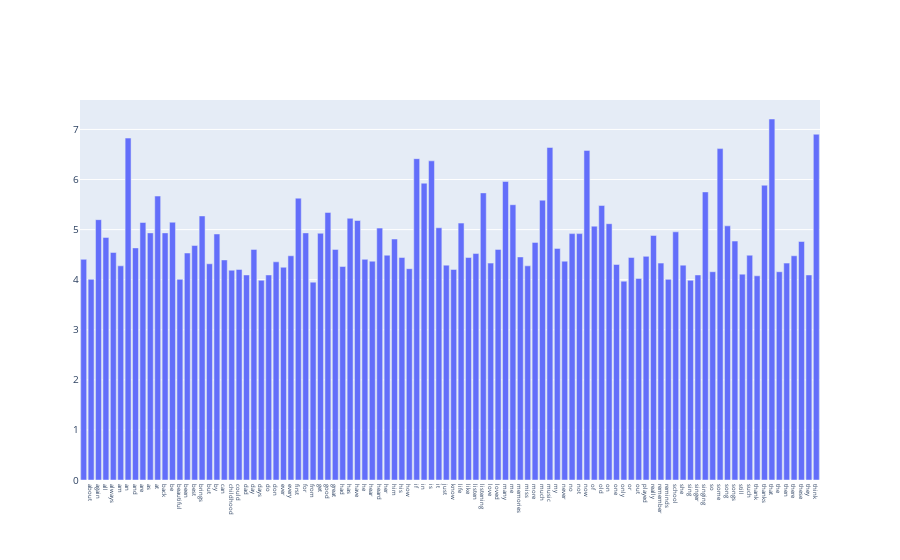

Here is the notebook cell this chart was saved with:
### Markdown cell above
Applyng the log transformation to the frequency if above selected terms

### Code cell
freq_threshold = 50
term_size= 100
term_freq_log = [math.log(f) for f in term_freq_df[term_freq_df['freq']>freq_threshold]['freq']]
fig = go.Figure(
    data = [go.Bar(
        x = list(term_freq_df[term_freq_df['freq']>freq_threshold]['term'])[:term_size],
        y = term_freq_log[:term_size],
    )]
)

fig.update_layout(
    autosize = True,
    xaxis = dict(
        tickvals = list(range(1,term_size+1)),
        ticktext = list(term_freq_df[term_freq_df['freq']>freq_threshold]['term'])[:term_size],
        tickfont = dict(size = 6),
    ),
    yaxis = dict(
        tickfont = dict(size = 10),
    ),
)

### Figure 1 — Plotly figure (JSON) as saved in the notebook; plotly's stock layout.template omitted (floating-point values rounded to 4 significant figures)
{"data": [{"type": "bar", "x": ["about", "again", "all", "always", "am", "an", "and", "are", "as", "at", "back", "be", "beautiful", "been", "best", "brings", "but", "by", "can", "childhood", "could", "dad", "day", "days", "do", "don", "ever", "every", "first", "for", "from", "get", "good", "great", "had", "has", "have", "he", "hear", "heard", "her", "him", "his", "how", "if", "in", "is", "it", "just", "know", "life", "like", "listen", "listening", "love", "loved", "many", "me", "memories", "miss", "more", "much", "music", "my", "never", "no", "not", "now", "of", "old", "on", "one", "only", "or", "out", "played", "really", "remember", "reminds", "school", "she", "sing", "singer", "singing", "so", "some", "song", "songs", "still", "such", "thank", "thanks", "that", "the", "then", "there", "these", "they", "think", "this"], "y": [4.407, 4.007, 5.198, 4.844, 4.543, 4.277, 6.828, 4.635, 5.142, 4.934, 5.67, 4.934, 5.147, 4.007, 4.533, 4.682, 5.273, 4.317, 4.913, 4.394, 4.19, 4.205, 4.094, 4.605, 3.989, 4.094, 4.357, 4.248, 4.477, 5.628, 4.934, 3.951, 4.927, 5.342, 4.605, 4.263, 5.226, 5.182, 4.407, 4.369, 5.03, 4.489, 4.812, 4.443, 4.22, 6.417, 5.927, 6.373, 5.037, 4.29, 4.205, 5.13, 4.443, 4.522, 5.733, 4.331, 4.605, 5.961, 5.497, 4.454, 4.277, 4.745, 5.587, 6.64, 4.625, 4.369, 4.92, 4.92, 6.582, 5.069, 5.481, 5.118, 4.304, 3.97, 4.443, 4.025, 4.466, 4.883, 4.331, 4.007, 4.956, 4.29, 3.989, 4.094, 5.753, 4.159, 6.617, 5.075, 4.771, 4.111, 4.489, 4.078, 5.886, 7.209, 4.159, 4.331, 4.477, 4.762, 4.094, 6.905]}], "layout": {"autosize": true, "xaxis": {"autorange": true, "range": [-0.5, 99.5], "tickfont": {"size": 6}, "ticktext": ["about", "again", "all", "always", "am", "an", "and", "are", "as", "at", "back", "be", "beautiful", "been", "best", "brings", "but", "by", "can", "childhood", "could", "dad", "day", "days", "do", "don", "ever", "every", "first", "for", "from", "get", "good", "great", "had", "has", "have", "he", "hear", "heard", "her", "him", "his", "how", "if", "in", "is", "it", "just", "know", "life", "like", "listen", "listening", "love", "loved", "many", "me", "memories", "miss", "more", "much", "music", "my", "never", "no", "not", "now", "of", "old", "on", "one", "only", "or", "out", "played", "really", "remember", "reminds", "school", "she", "sing", "singer", "singing", "so", "some", "song", "songs", "still", "such", "thank", "thanks", "that", "the", "then", "there", "these", "they", "think", "this"], "tickvals": [1, 2, 3, 4, 5, 6, 7, 8, 9, 10, 11, 12, 13, 14, 15, 16, 17, 18, 19, 20, 21, 22, 23, 24, 25, 26, 27, 28, 29, 30, 31, 32, 33, 34, 35, 36, 37, 38, 39, 40, 41, 42, 43, 44, 45, 46, 47, 48, 49, 50, 51, 52, 53, 54, 55, 56, 57, 58, 59, 60, 61, 62, 63, 64, 65, 66, 67, 68, 69, 70, 71, 72, 73, 74, 75, 76, 77, 78, 79, 80, 81, 82, 83, 84, 85, 86, 87, 88, 89, 90, 91, 92, 93, 94, 95, 96, 97, 98, 99, 100], "type": "category"}, "yaxis": {"autorange": true, "range": [0, 7.588], "tickfont": {"size": 10}, "type": "linear"}}}
